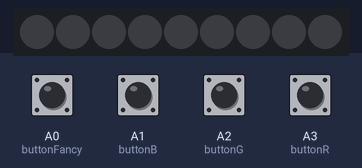
The program below on a simulated Arduino Uno, built with avr-gcc and run on an emulated ATmega328P. Parts: 9 RGB LEDs in strip order, left to right. Inputs (shaded band) come from the test bench; at power-on: A0 (buttonFancy), A1 (buttonB), A2 (buttonG), A3 (buttonR) LOW. Dim RGB values are drawn brighter than linear; random numbers use the default seed unless the program sets one.

Above: at 1.2 s.
1.3 s: A1 (buttonB) pulled HIGH for 1 s
At 2.9 s:
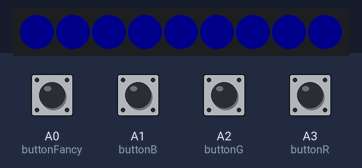
3.8 s: A2 (buttonG) pulled HIGH for 1 s
At 5.5 s:
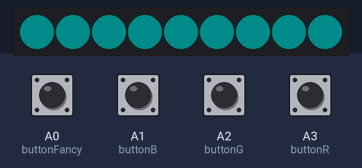
6.3 s: A3 (buttonR) pulled HIGH for 1 s
At 8.1 s:
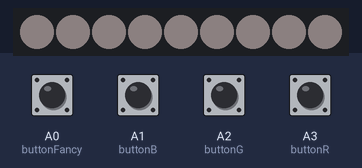
8.8 s: A0 (buttonFancy) pulled HIGH for 0.15 s
9.5 s: A0 (buttonFancy) pulled HIGH for 1 s
At 10.24 s:
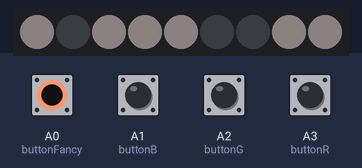
11.1 s: A0 (buttonFancy) pulled HIGH for 0.15 s
At 11.44 s:
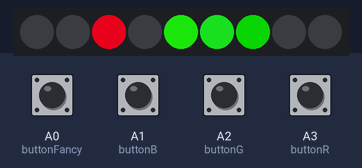
Timing chart, 0 to 12.8 s (numbered marks = the images above; inputs shaded):
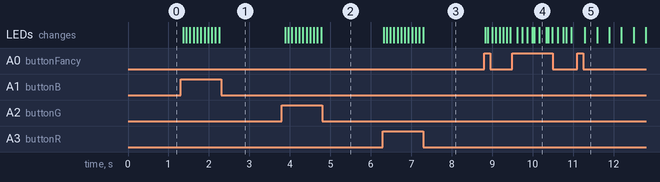

Measured:
- after the input at 1.3 s, the LEDs: first change after 0.07 s (image 1 shows a later state)

The program:

main.cpp
```cpp
// Include libraries ----------
#include <Arduino.h>
#include <FastLED.h>
#include <Arduino_FreeRTOS.h>
#include <semphr.h>


// Global variables ----------
#define NUM_LEDS 9
#define DATA_PIN 11
#define CLOCK_PIN 13

#define buttonR A3
#define buttonG A2
#define buttonB A1
#define buttonFancy A0

#define semaphoreWaitT 100
#define CRITICAL_TIME_DELAY 100

int globalR = 0;
int globalG = 0;
int globalB = 0;
int globalFancy = 0;


// Define objects ----------
CRGB leds[NUM_LEDS];


// Create semaphore for critical recources ----------
SemaphoreHandle_t semaphoreRGB = NULL;
SemaphoreHandle_t semaphoreFancy = NULL;


// Define task prototypes that will be used in multithreading ----------
void monitorInputButtonsRGB (void *pvParameters);
void monitorInputButtonFancy (void *pvParameters);
void ledShow (void *pvParameters);


// Define methods that will be used in various ways ----------
void ledCollors (int R, int G, int B);
void led (int numLED, int R, int G, int B);

byte *Wheel(byte WheelPosition);


// Setup for the program ----------
void setup() {
  // Debuging begin
  Serial.begin(9600);

  // Configure led settings
  LEDS.addLeds<APA102,DATA_PIN, CLOCK_PIN,RBG>(leds,NUM_LEDS); // Initialize led strip
  FastLED.setMaxPowerInVoltsAndMilliamps(5, 1500); // Set power limit of LED strip to 5V, 1500mA
  FastLED.clear(); // Turn off all leds

  // Configure buttons
  pinMode(buttonR, INPUT);
  pinMode(buttonG, INPUT);
  pinMode(buttonB, INPUT);
  pinMode(buttonFancy, INPUT);

  // Initialize semaphore for critical recources
  semaphoreRGB = xSemaphoreCreateMutex();
  semaphoreFancy = xSemaphoreCreateMutex();

  /*
   * Create multithreads from prototype functions
   * xTaskCreate(<function>, <name>, <Stack size>, <Parameters>, <Priority>, <Task handle>);
   */
  xTaskCreate(monitorInputButtonsRGB, "ButtonsRGB", 64, NULL, 1, NULL);
  xTaskCreate(monitorInputButtonFancy, "ButtonFancy", 64, NULL, 1, NULL);
  xTaskCreate(ledShow, "ledShow", 512, NULL, 1, NULL);
}


// Loop ----------
void loop() {
  // Empty
}


// Multithreading functions ----------
void monitorInputButtonsRGB (void *pvParameters) {
  // Local variables
  int localR = 0;
  int localG = 0;
  int localB = 0;
  int holdRoundsR = 0;
  int holdRoundsG = 0;
  int holdRoundsB = 0;

  int maxPower = 150;

  TickType_t xLastWakeTime = xTaskGetTickCount();

  while(true) {
    // Take acurate value of current collors
    if (xSemaphoreTake(semaphoreRGB, (TickType_t) semaphoreWaitT) == pdTRUE) {
      localR = globalR;
      localG = globalG;
      localB = globalB;
      xSemaphoreGive(semaphoreRGB);
    }

    // Check if RED button was pressed
    if (digitalRead(buttonR)) {
      // If button is pressed collor value goes upp
      // When max is reached start from scrach and give some time to react
      if ((localR <= 0) && (holdRoundsR < 0)) {
        holdRoundsR++;
      }
      else if ((localR < maxPower) && (holdRoundsR >= 0)) {
        localR += pow(localR, 2) * 0.001 + 1;
      }
      else if (localR >= maxPower) {
        localR = maxPower;
        holdRoundsR++;
      }

      if (holdRoundsR >= 20) {
        holdRoundsR = -20;
        localR = 0;
      }
    }

    // Check if GREEN button was pressed
    if (digitalRead(buttonG)) {
      // If button is pressed collor value goes upp
      // When max is reached start from scrach and give some time to react
      if ((localG <= 0) && (holdRoundsG < 0)) {
        holdRoundsG++;
      }
      else if ((localG < maxPower) && (holdRoundsG >= 0)) {
        localG += pow(localG, 2) * 0.001 + 1;
      }
      else if (localG >= maxPower) {
        localG = maxPower;
        holdRoundsG++;
      }

      if (holdRoundsG >= 20) {
        holdRoundsG = -20;
        localG = 0;
      }
    }

    // Check if BLUE button was pressed
    if (digitalRead(buttonB)) {
      // If button is pressed collor value goes upp
      // When max is reached start from scrach and give some time to react
      if ((localB <= 0) && (holdRoundsB < 0)) {
        holdRoundsB++;
      }
      else if ((localB < maxPower) && (holdRoundsB >= 0)) {
        localB += pow(localB, 2) * 0.001 + 1;
      }
      else if (localB >= maxPower) {
        localB = maxPower;
        holdRoundsB++;
      }

      if (holdRoundsB >= 20) {
        holdRoundsB = -20;
        localB = 0;
      }
    }

    // Rewrite global values with the local values
    if (xSemaphoreTake(semaphoreRGB, (TickType_t) semaphoreWaitT) == pdTRUE) {
      globalR = localR;
      globalG = localG;
      globalB = localB;
      xSemaphoreGive(semaphoreRGB);
    }

    // Accurate real time delay
    xTaskDelayUntil(&xLastWakeTime, CRITICAL_TIME_DELAY/portTICK_PERIOD_MS);
  }
}

void monitorInputButtonFancy (void *pvParameters) {
  // Local variables
  int localFancy = 0;
  bool pressed = false;

  TickType_t xLastWakeTime = xTaskGetTickCount();

  while(true) {

    // Take acurate value of current BLUE collor
    if (xSemaphoreTake(semaphoreFancy, (TickType_t) semaphoreWaitT) == pdTRUE) {
      localFancy = globalFancy;
      xSemaphoreGive(semaphoreFancy);
    }

    /*
     * If presed for long time, only detect it as one press to stop program from incrementing to fast
     * Once the button is released, reset the state and the button can be pressed again
     */
    if (digitalRead(buttonFancy) && !pressed) {
      pressed = true;
      localFancy++;
    }
    else if (!digitalRead(buttonFancy)) {
      pressed = false;
    }

    // Check if the maximum fancy modes reached, if so reset
    if (localFancy > 4) {
      localFancy = 0;
    }

    // Rewrite global value with the local value
    if (xSemaphoreTake(semaphoreFancy, (TickType_t) semaphoreWaitT) == pdTRUE) {
      globalFancy = localFancy;
      xSemaphoreGive(semaphoreFancy);
    }

    // Accurate real time delay
    xTaskDelayUntil(&xLastWakeTime, CRITICAL_TIME_DELAY/portTICK_PERIOD_MS);
  }
}

void ledShow (void *pvParameters) {
  // Local variables
  int localR = 0;
  int localG = 0;
  int localB = 0;
  int localFancy = 0;

  TickType_t xLastWakeTime = xTaskGetTickCount();

  int breathingCycles = 25;
  int breathingPower = 2;
  int breathingDamper = 5000;
  int BREATHING_TIME_DELAY = 100;

  int blinkTimeDelay = 50;

  int seizuteMaxPower = 200; // Max brightness
  int seizurePWeight = 40; // Contrast, the lower the number, the more contrast
  int seizureLEDOffPWeight = 9; // 0-10 (0: always leave leds ON / 10: always turn OFF leds)
  int seizureTimeDelay = 15;

  float RainbowLightMax = 0.5; // 0 - 1 (Min - Max)
  int RAINBOW_TIME_DELAY = 25;

  // Get current Fancy button state
  if (xSemaphoreTake(semaphoreFancy, (TickType_t) semaphoreWaitT) == pdTRUE) {
    localFancy = globalFancy;
    xSemaphoreGive(semaphoreFancy);
  }

  while(true) {
    // Custom colors ----------
    while (localFancy == 0) {
      // Get current Fancy button state
      if (xSemaphoreTake(semaphoreFancy, (TickType_t) semaphoreWaitT) == pdTRUE) {
        localFancy = globalFancy;
        xSemaphoreGive(semaphoreFancy);
      }

      // Take acurate value of current collors
      if (xSemaphoreTake(semaphoreRGB, (TickType_t) semaphoreWaitT) == pdTRUE) {
        localR = globalR;
        localG = globalG;
        localB = globalB;
        xSemaphoreGive(semaphoreRGB);
      }

      // Light upp all leds
      ledCollors(localR, localG, localB);
    }

    // Breathing ----------
    // Original colours incase algorithm goes overboard
    int originalR = localR;
    int originalG = localG;
    int originalB = localB;

    breathing: // <= Goto loop referance so that we can break out of the loop any time for maximum responsines for person when Fancy button is clicked

    while (localFancy == 1) {
      // Collors DOWN
      for (int i = 0; i < breathingCycles; i++) {
        // Get current Fancy button state and check if Fancy button has been trigered to exit the loop
        if (xSemaphoreTake(semaphoreFancy, (TickType_t) semaphoreWaitT) == pdTRUE) {
          if (localFancy != globalFancy) {
            localFancy = globalFancy;
            xSemaphoreGive(semaphoreFancy);
            goto breathing;
          }
          xSemaphoreGive(semaphoreFancy);
        }

        // Calculatiuon for good breathing animation compared to colour brightnes
        if (originalR == 0) {localR = 0;}
        else {
          localR -= 1/(pow(localR, breathingPower)/breathingDamper + 1);
          if (localR < 1) {
            localR = 1;
          }
        }

        if (originalG == 0) {localG = 0;}
        else {
          localG -= 1/(pow(localG, breathingPower)/breathingDamper + 1);
          if (localG < 1) {
            localG = 1;
          }
        }

        if (originalB == 0) {localB = 0;}
        else {
          localB -= 1/(pow(localB, breathingPower)/breathingDamper + 1);
          if (localB < 1) {
            localB = 1;
          }
        }

        // Display animation
        ledCollors(localR, localG, localB);

        // Accurate real time delay
        xTaskDelayUntil(&xLastWakeTime, BREATHING_TIME_DELAY/portTICK_PERIOD_MS);
      }

      // Collors UPP
      for (int i = 0; i < breathingCycles; i++) {
        // Get current Fancy button state and check if Fancy button has been trigered to exit the loop
        if (xSemaphoreTake(semaphoreFancy, (TickType_t) semaphoreWaitT) == pdTRUE) {
          if (localFancy != globalFancy) {
            localFancy = globalFancy;
            xSemaphoreGive(semaphoreFancy);
            goto breathing;
          }
          xSemaphoreGive(semaphoreFancy);
        }

        // Calculatiuon for good breathing animation compared to colour brightnes
        localR += pow(localR, breathingPower)/breathingDamper + 1;
        localG += pow(localG, breathingPower)/breathingDamper + 1;
        localB += pow(localB, breathingPower)/breathingDamper + 1;

        if (localR > originalR) {localR = originalR;}
        if (localG > originalG) {localG = originalG;}
        if (localB > originalB) {localB = originalB;}

        // Display animation
        ledCollors(localR, localG, localB);

        // Accurate real time delay
        xTaskDelayUntil(&xLastWakeTime, BREATHING_TIME_DELAY/portTICK_PERIOD_MS);
      }
    }

    // Blinking ----------
    // Take acurate value of current collors
    if (xSemaphoreTake(semaphoreRGB, (TickType_t) semaphoreWaitT) == pdTRUE) {
      localR = globalR;
      localG = globalG;
      localB = globalB;
      xSemaphoreGive(semaphoreRGB);
    }

    // Clear all leds
    ledCollors(0, 0, 0);

    while (localFancy == 2) {
      // Get current Fancy button state
      if (xSemaphoreTake(semaphoreFancy, (TickType_t) semaphoreWaitT) == pdTRUE) {
        localFancy = globalFancy;
        xSemaphoreGive(semaphoreFancy);
      }

      // Leds turn ON/OFF by probaility
      led(random(NUM_LEDS), localR, localG, localB); // Turn ON a random LED
      led(random(NUM_LEDS), 0, 0, 0); // Turn OFF a random LED

      // Accurate real time delay
      xTaskDelayUntil(&xLastWakeTime, random(1, blinkTimeDelay)/portTICK_PERIOD_MS);
    }

    // Seizure ----------
    // Temporary array for random RGB values
    int randomRGB[3];
    int indexMaxVal = 0;

    // Clear all leds
    ledCollors(0, 0, 0);

    while (localFancy == 3) {
      // Get current Fancy button state
      if (xSemaphoreTake(semaphoreFancy, (TickType_t) semaphoreWaitT) == pdTRUE) {
        localFancy = globalFancy;
        xSemaphoreGive(semaphoreFancy);
      }

      // Weighted probability
      randomRGB[0] = random(seizuteMaxPower); // R
      randomRGB[1] = random(seizuteMaxPower); // G
      randomRGB[2] = random(seizuteMaxPower); // B

      int maxVal = 0;

      for (int i = 0; i < (int)(sizeof(randomRGB)/sizeof(randomRGB[0])); i++) {
        if (randomRGB[i] > maxVal) {
          maxVal = randomRGB[i];
          indexMaxVal = i;
        }
      }

      if (indexMaxVal != 0) {localR = random(0, seizurePWeight);} // Weigh down R even lower if NOT maximum value
      else {localR = randomRGB[indexMaxVal];}
      if (indexMaxVal != 1) {localG = random(0, seizurePWeight);} // Weigh down G even lower if NOT maximum value
      else {localG = randomRGB[indexMaxVal];}
      if (indexMaxVal != 2) {localB = random(0, seizurePWeight);} // Weigh down B even lower if NOT maximum value
      else {localB = randomRGB[indexMaxVal];}

      // Turn ON a random LED
      led(random(NUM_LEDS), localR, localG, localB);

      // Turn OFF a random LED
      if (seizureLEDOffPWeight > random(10)) {
        led(random(NUM_LEDS), 0, 0, 0);
      }

      // Accurate real time delay
      xTaskDelayUntil(&xLastWakeTime, random(1, seizureTimeDelay)/portTICK_PERIOD_MS);
    }

    // Rainbow ----------
    // Variables
    byte *c;
    uint16_t i, j;

    Rainbow: // <= Goto command for fast responsive exiting of the wile loop when new fancy status is active

    while (localFancy == 4) {
      /*
       * |==================== (START) ====================|
       *
       * Coloor mixing code in this section is made by:
       * Author: Electriangle
       * Source: https://github.com/Electriangle/RainbowCycle_Main/blob/main/RainbowCycle_Animation.ino
       */

      for(j=0; j < 256; j++) {
        // Get current Fancy button state and check if Fancy button has been trigered to exit the loop
        if (xSemaphoreTake(semaphoreFancy, (TickType_t) semaphoreWaitT) == pdTRUE) {
          if (localFancy != globalFancy) {
            localFancy = globalFancy;
            xSemaphoreGive(semaphoreFancy);
            goto Rainbow;
          }
          xSemaphoreGive(semaphoreFancy);
        }

        for(i=0; i < NUM_LEDS; i++) {
          c = Wheel(((i * 255 /NUM_LEDS) + j) & (255));

          localR = (int)((float)(*c) * RainbowLightMax);
          localG = (int)((float)(*(c+1)) * RainbowLightMax);
          localB = (int)((float)(*(c+2)) * RainbowLightMax);

          leds[NUM_LEDS - 1 - i].setRGB(localR, localG, localB);
        }
        FastLED.show();

        // Accurate real time delay
        xTaskDelayUntil(&xLastWakeTime, RAINBOW_TIME_DELAY/portTICK_PERIOD_MS);
      }

      /*
       * |==================== (STOP) ====================|
       *
       * Coloor mixing code in this section is made by:
       * Author: Electriangle
       * Source: https://github.com/Electriangle/RainbowCycle_Main/blob/main/RainbowCycle_Animation.ino
       */
    }
  }
}

// Other functions ----------
void ledCollors (int R, int G, int B) {
  // Light upp all leds with real time colors
  for (int i = 0; i < NUM_LEDS; i++) {
    leds[i] = CRGB(R, G, B);
  }

  FastLED.show();
}

void led (int numLED, int R, int G, int B) {
  // Light upp a single LED
  leds[numLED] = CRGB(R, G, B);

  FastLED.show();
}

/*
 * |==================== (START) ====================|
 *
 * Coloor mixing code in this section is made by:
 * Author: Electriangle
 * Source: https://github.com/Electriangle/RainbowCycle_Main/blob/main/RainbowCycle_Animation.ino
 */
byte *Wheel(byte WheelPosition) {
  static byte c[3];

  if(WheelPosition < 85) {
   c[0] = WheelPosition * 3;
   c[1] = 255 - WheelPosition * 3;
   c[2] = 0;
  }
  else if(WheelPosition < 170) {
   WheelPosition -= 85;
   c[0] = 255 - WheelPosition * 3;
   c[1] = 0;
   c[2] = WheelPosition * 3;
  }
  else {
   WheelPosition -= 170;
   c[0] = 0;
   c[1] = WheelPosition * 3;
   c[2] = 255 - WheelPosition * 3;
  }

  return c;
}
/*
 * |==================== (STOP) ====================|
 *
 * Coloor mixing code in this section is made by:
 * Author: Electriangle
 * Source: https://github.com/Electriangle/RainbowCycle_Main/blob/main/RainbowCycle_Animation.ino
 */
```
